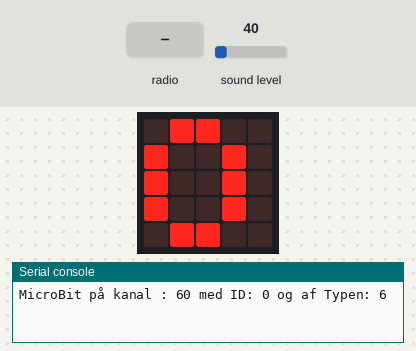
A program run on a simulated BBC micro:bit running MicroPython. Shown: the board's 5×5 LED display, the last lines printed to the serial console. The test bench sets the inputs (shaded band); at power-on: sound level 40. No radio messages arrive unless stated (any console line starting 'radio sent:' is added by the test bench).

Above: at 3.7 s.
At 5.32 s:
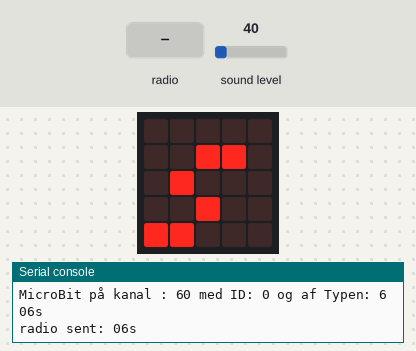
6.5 s: sound level set to 64
At 6.63 s:
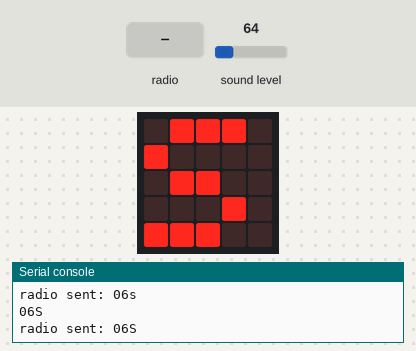
At 7.9 s:
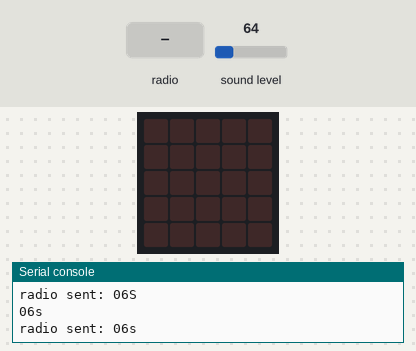
8.2 s: radio message "1" arrives
Timing chart, 0 to 11.2 s (numbered marks = the images above; inputs shaded):
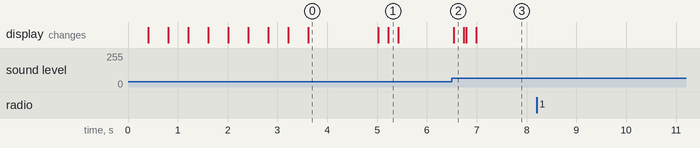

Measured:
- after the input at 6.5 s, the display: changes at once (image 2)
- what the display in image 0 shows lasts 1.4 s, from 3.6 s to 5.0 s

The program:

MBType-6.py
```python
# MBType-6.py - Gem i main.py på Micro:Bit når den skal køre selvstændigt og kombineres med et program på PC/PI/MAC
#             - Husk at det skal være med lille m i main.py ellers duer det ikke!
#
# Version 1.1 - 26 aug 2021 - Udgave til frigivelse/spredning i efteråret 2021.
#                           - Ændret navngivning, og rettet kommentarer.
# Version 1.0 - 22 Mar 2021, Knud Funch Sound Hub Danmark. LYD-KIT Region MidtJylland - Oprettet og første test
#
# Type 6:
#
# Program der løbende checker lyd niveau fra microfon på MicroBit v2.
# Er lyd niveau over en tærskel værdi sendes "S", og er den under sendes "s" (hvis den inden har været modsat)
# "S" og "s" sendes sammen med MB-id og Type identifikation for at gøre det til et unikt event med flere MB i opstilling.
#
# Modtages noget på radio sendes det videre på USB.
# Derved kan man sætte een MB til PC/MAC/PI og have flere andre der sender på radio og få
# input events fra alle overført til PC/MAC/PI
#
from microbit import *
import radio
import math
#
# Konstanter til at identificere MB, som I skal rette til jeres opstilling
#
MB_TYPE = "6"     # identificerer denne MB som een der sender vippe 'kommandoer' SKAL ikke ændres
MB_ID   = "0"     # nummer på MB når i bruger flere af dem i opstilling for at kunne skelne dem ad
CH      = 60      # Den radio kanal I benytter til jeres opstilling/produkt

# TRESHOLD værdi bestemmer hvor meget 'lyd' der skal være inden den betragtes som høj.
# Den kan I justere (mellem 1 og 255).
#
THRESHOLD = 40

#
# Variabler til at holde styr på input og sidste ditto så der kun sendes ved ændring.
key        = "0"
last_key   = "0"

#
# Tænde for radio med fuld sende styrke men på specifik kanal som benyttes i opstillingen
#
radio.config(channel=CH)     # samme kanal i alle MB's i samme opstilling. Brug nummer som gruppe har fået tildelt
radio.on()
#
# For at identificere MB på USB (hvis den er tilsluttet via USB) samt kokalt på MB display
#
print("MicroBit på kanal : "+str(CH)+" med ID: "+MB_ID+" og af Typen: "+MB_TYPE)
display.show("K:"+str(CH)+"T:"+MB_TYPE+"I:"+MB_ID)
sleep(1000)
display.clear()

microphone.set_threshold(SoundEvent.LOUD,THRESHOLD)
sleep(100)
dummy = microphone.was_event(SoundEvent.LOUD)  # For at fjerne første....
sleep(100)

# Hoved program der løbende checker lyd niveau og sender ændring over/under threshold

while True:                        # Forever - genererer events på radio og USB

    if microphone.was_event(SoundEvent.LOUD):
        key = "S"
    else:
        key="s"

    if key != last_key:            # sender kun een gang hvis samme knap/PIN er aktiveret gentagne gange i loop
        event = MB_ID+MB_TYPE+key  # unik event med MB ident,type og key der er aktiveret
        print(event)               # Send streng på USB   - OK selvom MB ikke er tilsluttet via USB
        radio.send(event)          # Send streng på radio - OK selvom MB er tilslutet via USB
        display.show(key)          # Local feedback på Micro:Bit display.
        sleep(200)
        display.clear()
        last_key=key

   #
    # Hvis der modtages noget på radio sendes det ufilteret/uændret videre på USB.
    #
    r = radio.receive()
    if r :
        print(r)

    sleep(50)                                 # Vent 50 Ms i hoved løkke, så så bliver 'normal' takten for test af sensor input.
```
